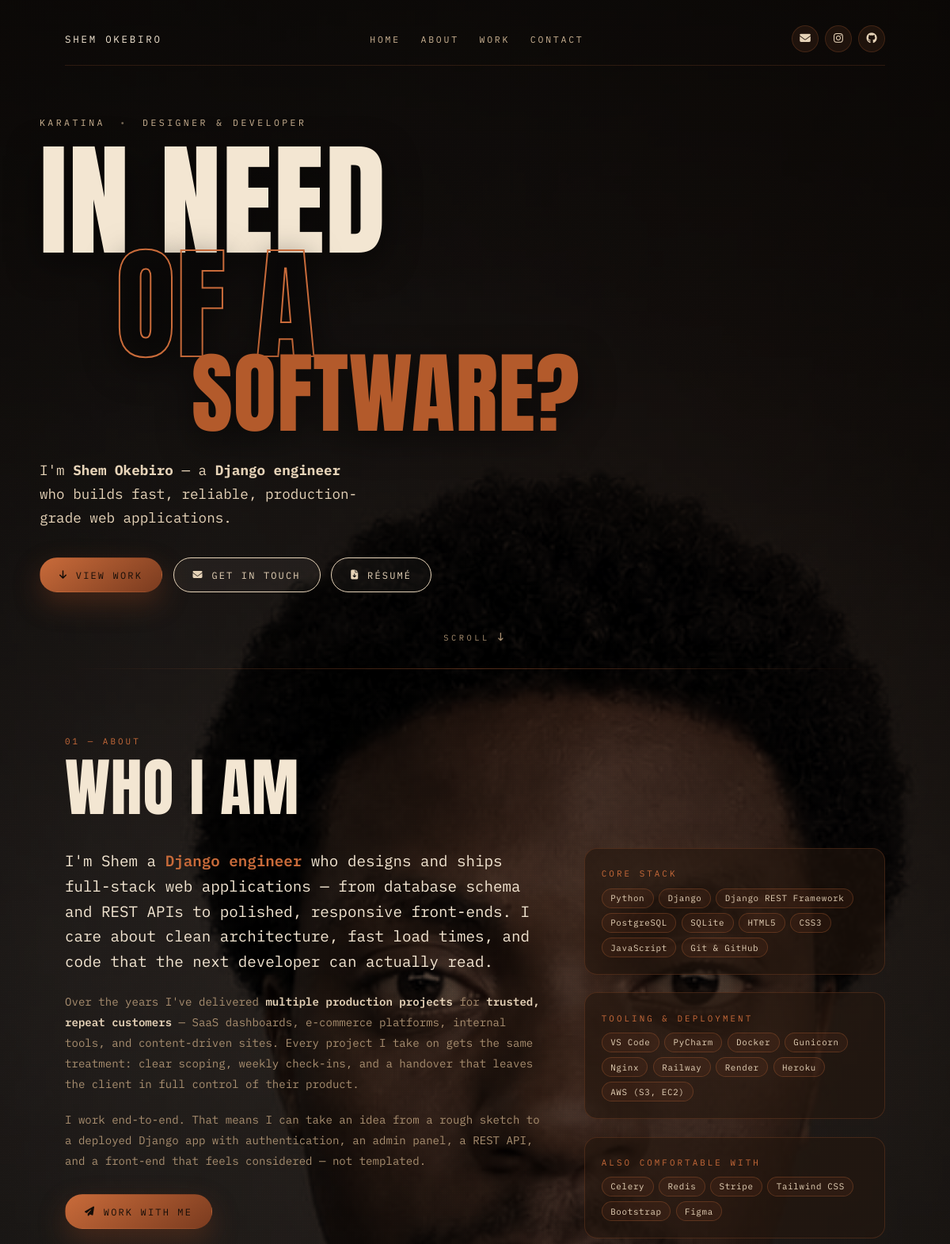
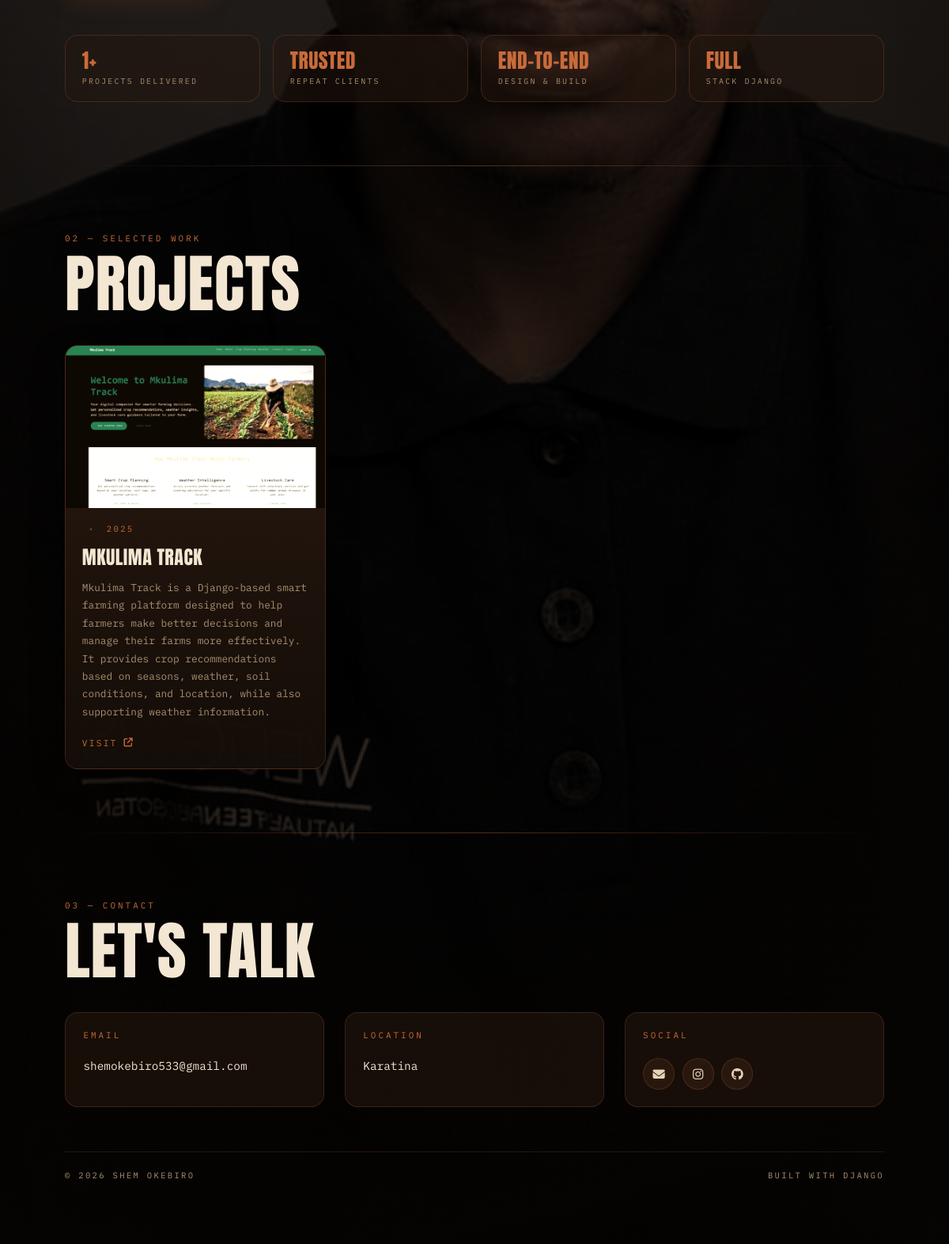
The page / on the database its author committed (2 pictures, top to bottom).
### core/models.py (models this page shows, shortened)
class Profile(models.Model):
    full_name = models.CharField(max_length=120, default="Shem Okebiro")
    role = models.CharField(max_length=120, default="Designer & Developer")
    tagline = models.CharField(
        max_length=200,
        default="Designing quiet, deliberate interfaces.",
    )
    bio = models.TextField(
        blank=True,
        help_text="Short bio shown under the headline.",
    )
    profile_picture = models.ImageField(
        upload_to="profile/",
        blank=True,
        null=True,
        help_text="Used as the full-bleed homepage background.",
    )
    resume = models.FileField(
        upload_to="resume/",
        blank=True,
        null=True,
    )
    email = models.EmailField(blank=True)
    location = models.CharField(max_length=120, blank=True)
    class Meta:
        verbose_name = "Profile"
        verbose_name_plural = "Profile"
    @classmethod
    def get_solo(cls):
        return cls.objects.first()

class SocialLink(models.Model):
    PLATFORM_CHOICES = [
        ("github", "GitHub"),
        ("linkedin", "LinkedIn"),
        ("x", "X / Twitter"),
        ("instagram", "Instagram"),
        ("dribbble", "Dribbble"),
        ("behance", "Behance"),
        ("email", "Email"),
        ("website", "Website"),
        ("other", "Other"),
    ]
    ICON_MAP = {
        "github": "fa-brands fa-github",
        "linkedin": "fa-brands fa-linkedin-in",
        "x": "fa-brands fa-x-twitter",
        "instagram": "fa-brands fa-instagram",
        "dribbble": "fa-brands fa-dribbble",
        "behance": "fa-brands fa-behance",
        "email": "fa-solid fa-envelope",
        "website": "fa-solid fa-globe",
        "other": "fa-solid fa-link",
    }
    platform = models.CharField(max_length=20, choices=PLATFORM_CHOICES, default="other")
    label = models.CharField(max_length=80, blank=True, help_text="Optional custom label.")
    url = models.CharField(
        max_length=300,
        help_text="Full URL, or mailto: for email.",
    )
    order = models.PositiveIntegerField(default=0)
    visible = models.BooleanField(default=True)
    class Meta:
        ordering = ["order", "id"]
    @property
    def icon_class(self):
        return self.ICON_MAP.get(self.platform, "fa-solid fa-link")
    @property
    def display_label(self):
        return self.label or self.get_platform_display()

class Project(models.Model):
    title = models.CharField(max_length=160)
    short_description = models.CharField(max_length=280, blank=True)
    image = models.ImageField(upload_to="projects/", blank=True, null=True)
    link = models.URLField(blank=True)
    role = models.CharField(max_length=120, blank=True)
    year = models.CharField(max_length=10, blank=True)
    order = models.PositiveIntegerField(default=0)
    featured = models.BooleanField(default=False)
    class Meta:
        ordering = ["order", "id"]

### core/views.py (the view)
# urls.py: path("", views.home, name="home"),
def home(request):
    profile = Profile.get_solo()
    social_links = SocialLink.objects.filter(visible=True)
    projects = Project.objects.all()
    context = {
        "profile": profile,
        "social_links": social_links,
        "projects": projects,
    }
    return render(request, "core/home.html", context)

### templates/core/home.html (shortened to what this page needs)
{% load static %}
<!DOCTYPE html>
<html lang="en">
<head>
  <link
    rel="stylesheet"
    href="https://cdnjs.cloudflare.com/ajax/libs/font-awesome/6.5.2/css/all.min.css"
  />
  <link rel="stylesheet" href="{% static 'css/style.css' %}" />
</head>
<body>
  <div class="bg-layer">
    {% if profile and profile.profile_picture %}
      <div class="bg-image" style="background-image: url('{{ profile.profile_picture.url }}');"></div>
    {% else %}
      <div class="bg-image bg-fallback"></div>
    {% endif %}
    <div class="bg-tint"></div>
    <div class="bg-grain"></div>
    <div class="bg-vignette"></div>
  </div>
  <header class="topbar">
    <div class="topbar-inner">
      <a class="topbar-brand" href="#top">
        <span class="brand-name">{{ profile.full_name|default:"Shem Okebiro" }}</span>
      </a>
      <nav class="topbar-nav" aria-label="Primary">
        <a href="#top">Home</a>
        <a href="#about">About</a>
        <a href="#work">Work</a>
        <a href="#contact">Contact</a>
      </nav>
      <div class="topbar-social">
        {% for link in social_links %}
          <a href="{{ link.url }}" target="_blank" rel="noopener" title="{{ link.display_label }}" aria-label="{{ link.display_label }}">
            <i class="{{ link.icon_class }}"></i>
          </a>
        {% endfor %}
      </div>
    </div>
  </header>
  <main id="top" class="hero">
    <div class="hero-inner">
      <p class="hero-eyebrow mono">
        {% if profile.location %}{{ profile.location }}{% else %}Nairobi, Kenya{% endif %}
        <span class="dot">•</span>
        {% if profile.role %}{{ profile.role }}{% else %}Django Engineer{% endif %}
      </p>
      <h1 class="hero-headline">
        <span>IN NEED</span>
        <span>OF A</span>
        <span>SOFTWARE?</span>
      </h1>
      <p class="hero-tagline">
        I'm <strong>{{ profile.full_name|default:"Shem Okebiro" }}</strong> —
        a <strong>Django engineer</strong> who builds fast, reliable,
        production-grade web applications.
      </p>
      <div class="hero-actions">
        <a class="btn btn-primary" href="#work">
          <i class="fa-solid fa-arrow-down"></i> View Work
        </a>
        {% if profile.email %}
          <a class="btn btn-ghost" href="mailto:{{ profile.email }}">
            <i class="fa-solid fa-envelope"></i> Get in Touch
          </a>
        {% endif %}
        {% if profile.resume %}
          <a class="btn btn-ghost" href="{{ profile.resume.url }}" target="_blank" rel="noopener">
            <i class="fa-solid fa-file-arrow-down"></i> Résumé
          </a>
        {% endif %}
      </div>
    </div>
    <div class="hero-scroll mono">scroll <i class="fa-solid fa-arrow-down-long"></i></div>
  </main>
  <section id="about" class="section about-section">
    <div class="section-head">
      <span class="mono-label">01 — About</span>
      <h2 class="section-title">WHO I AM</h2>
    </div>
    <div class="about-grid">
      <div class="about-main">
        <p class="about-lead">
          I'm Shem a <strong>Django engineer</strong> who designs and ships full-stack web
          applications — from database schema and REST APIs to polished, responsive
          front-ends. I care about clean architecture, fast load times, and code that
          the next developer can actually read.
        </p>
        <p class="about-body">
          Over the years I've delivered <strong>multiple production projects</strong> for
          <strong>trusted, repeat customers</strong> — SaaS dashboards, e-commerce
          platforms, internal tools, and content-driven sites. Every project I take on
          gets the same treatment: clear scoping, weekly check-ins, and a handover that
          leaves the client in full control of their product.
        </p>
        <p class="about-body">
          I work end-to-end. That means I can take an idea from a rough sketch to a
          deployed Django app with authentication, an admin panel, a REST API, and a
          front-end that feels considered — not templated.
        </p>
        <div class="about-cta">
          <a class="btn btn-primary" href="#contact">
            <i class="fa-solid fa-paper-plane"></i> Work With Me
          </a>
        </div>
      </div>
      <aside class="about-side">
        <div class="side-block">
          <span class="mono-label">Core Stack</span>
          <ul class="tag-list">
            <li>Python</li>
            <li>Django</li>
            <li>Django REST Framework</li>
            <li>PostgreSQL</li>
            <li>SQLite</li>
            <li>HTML5</li>
            <li>CSS3</li>
            <li>JavaScript</li>
            <li>Git &amp; GitHub</li>
          </ul>
        </div>
        <div class="side-block">
          <span class="mono-label">Tooling &amp; Deployment</span>
          <ul class="tag-list">
            <li>VS Code</li>
            <li>PyCharm</li>
            <li>Docker</li>
            <li>Gunicorn</li>
            <li>Nginx</li>
            <li>Railway</li>
            <li>Render</li>
            <li>Heroku</li>
            <li>AWS (S3, EC2)</li>
          </ul>
        </div>
        <div class="side-block">
          <span class="mono-label">Also Comfortable With</span>
          <ul class="tag-list">
            <li>Celery</li>
            <li>Redis</li>
            <li>Stripe</li>
            <li>Tailwind CSS</li>
            <li>Bootstrap</li>
            <li>Figma</li>
          </ul>
        </div>
      </aside>
    </div>
    <div class="stats-row">
      <div class="stat">
        <span class="stat-num">{{ projects|length }}+</span>
        <span class="stat-label mono">Projects Delivered</span>
      </div>
      <div class="stat">
        <span class="stat-num">Trusted</span>
        <span class="stat-label mono">Repeat Clients</span>
      </div>
      <div class="stat">
        <span class="stat-num">End-to-End</span>
        <span class="stat-label mono">Design &amp; Build</span>
      </div>
      <div class="stat">
        <span class="stat-num">Full</span>
        <span class="stat-label mono">Stack Django</span>
      </div>
    </div>
  </section>
  <section id="work" class="section work-section">
    <div class="section-head">
      <span class="mono-label">02 — Selected Work</span>
      <h2 class="section-title">PROJECTS</h2>
    </div>
    {% if projects %}
      <div class="work-grid">
        {% for project in projects %}
          <article class="work-card {% if project.featured %}is-featured{% endif %}">
            {% if project.image %}
              <div class="work-media">
                <img src="{{ project.image.url }}" alt="{{ project.title }}" loading="lazy" />
              </div>
            {% endif %}
            <div class="work-body">
              <div class="work-meta mono">
                {% if project.year %}<span class="dot">•</span><span>{{ project.year }}</span>{% endif %}
              </div>
              <h3 class="work-title">{{ project.title }}</h3>
              {% if project.short_description %}
                <p class="work-desc">{{ project.short_description }}</p>
              {% endif %}
              {% if project.link %}
                <a class="work-link mono" href="{{ project.link }}" target="_blank" rel="noopener">
                  Visit <i class="fa-solid fa-arrow-up-right-from-square"></i>
                </a>
              {% endif %}
            </div>
          </article>
        {% endfor %}
      </div>
    {% else %}
      <p class="empty mono">No projects yet — add them in the admin.</p>
    {% endif %}
  </section>
  <footer id="contact" class="section contact-section">
    <div class="section-head">
      <span class="mono-label">03 — Contact</span>
      <h2 class="section-title">LET'S TALK</h2>
    </div>
    <div class="contact-grid">
      <div class="contact-block">
        <span class="mono-label">Email</span>
        {% if profile.email %}
          <a href="mailto:{{ profile.email }}" class="contact-link">{{ profile.email }}</a>
        {% else %}
          <span class="muted">Add email in admin</span>
        {% endif %}
      </div>
      <div class="contact-block">
        <span class="mono-label">Location</span>
        <span class="contact-link">{{ profile.location|default:"—" }}</span>
      </div>
      <div class="contact-block">
        <span class="mono-label">Social</span>
        <div class="social-row">
          {% for link in social_links %}
            <a href="{{ link.url }}" target="_blank" rel="noopener" title="{{ link.display_label }}">
              <i class="{{ link.icon_class }}"></i>
            </a>
          {% empty %}
            <span class="muted">—</span>
          {% endfor %}
        </div>
      </div>
    </div>
    <div class="footer-base mono">
      <span>© {% now "Y" %} {{ profile.full_name|default:"Shem Okebiro" }}</span>
      <span>Built with Django</span>
    </div>
  </footer>
</body>
</html>

### rows shown on the page
Profile: profile_picture (picture), full_name "SHEM OKEBIRO", location "KARATINA", role "DESIGNER & DEVELOPER", full_name "Shem Okebiro", email "shemokebiro533@gmail.com", location "Karatina"
Project: image (picture), year "2025", title "MKULIMA TRACK", short_description "Mkulima Track is a Django-based smart farming platform designed to help farmers make better decisions and manage their farms more effectively. It provides crop recommendations based on seasons, weather, soil conditions, and location, while also supporting weather information."

### other values the page prints
{{ projects|length }} "1"
